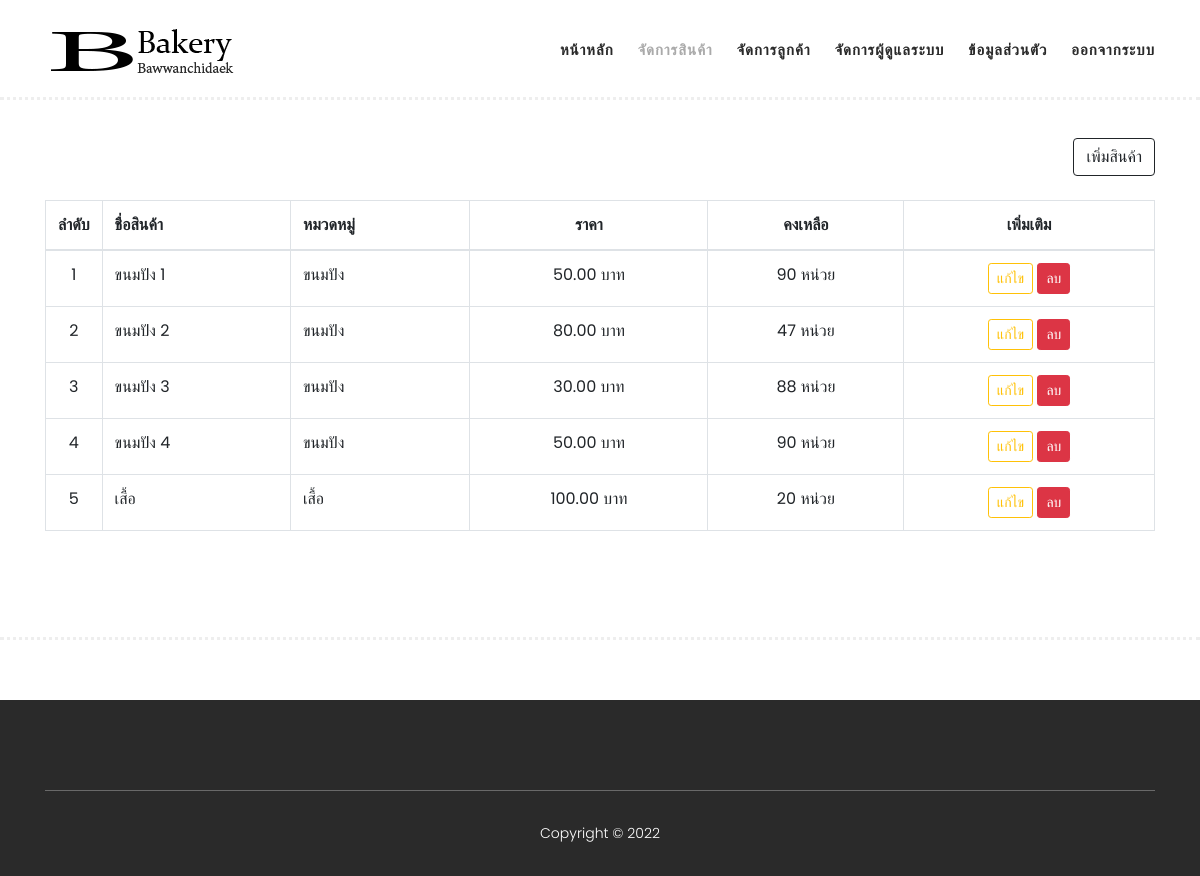
Screenshot of /ad-product.php (signed in) with the database file from the repository.
### tables this page shows
CREATE TABLE `tbl_products` (
  `PRO_ID` bigint(20) NOT NULL,
  `PRO_NAME` varchar(50) DEFAULT NULL,
  `PRO_PRICE` decimal(10,2) DEFAULT NULL,
  `PRO_STAMP` timestamp NOT NULL DEFAULT current_timestamp(),
  `PRO_DETAILS` text DEFAULT NULL,
  `PRO_PHOTO` varchar(100) DEFAULT NULL,
  `USER_ID` bigint(20) DEFAULT NULL,
  `PRO_DELETE` enum('1') DEFAULT NULL,
  `PRO_STATUS` enum('1','0') NOT NULL DEFAULT '1',
  `PRO_GROUP_NAME` varchar(50) DEFAULT NULL,
  `PRO_STOCK` int(11) NOT NULL DEFAULT 0
);

### ad-product.php (the view, shortened to what this page needs)
<?php include_once('./inc/inc-html.php') ?>
<!DOCTYPE html>
<html lang="th">
<head>
    <?php include_once('./inc/head.php') ?>
</head>
<body>
    <?php include_once('./inc/header.php') ?>
    <section class="section  mt-5" id="men">
        <div class="container">
            <div class="d-flex justify-content-between mb-4">
                <div class=""><button class="btn btn-md btn-outline-primary" data-toggle="modal"
                        data-target="#modal-add-product"> เพิ่มสินค้า </button></div>
            </div>
            <table class="table table-bordered table-show">
                <thead>
                    <tr>
                        <th style="width: 1%;">ลำดับ</th>
                        <th class="text-start">ชื่อสินค้า</th>
                        <th class="text-start">หมวดหมู่</th>
                        <th class="text-center">ราคา</th>
                        <th class="text-center">คงเหลือ</th>
                        <th class="text-center">เพิ่มเติม</th>
                    </tr>
                </thead>
                <tbody>
                    <?php
                    $query_all = $conn->query("SELECT * FROM `tbl_products` WHERE PRO_DELETE IS NULL;", MYSQLI_ASSOC)->fetch_all(MYSQLI_ASSOC);
                    ?>
                    <?php foreach ($query_all as $key => $item): ?>
                        <tr>
                            <td class="text-center" style="width: 1%;"><?= $key + 1; ?></td>
                            <td class="text-start"><?= $item['PRO_NAME']; ?></td>
                            <td class="text-start"><?= $item['PRO_GROUP_NAME']; ?></td>
                            <td class="text-center"><?= $item['PRO_PRICE']; ?> บาท</td>
                            <td class="text-center"><?= $item['PRO_STOCK']; ?> หน่วย</td>
                            <td class="text-center">
                                <button class="btn btn-sm btn-outline-warning" data-toggle="modal"
                                    data-target="#modal-edit-product-<?= $item['PRO_ID'] ?>"> แก้ไข </button>
                                <button class="btn btn-sm btn-danger" onclick="deleteProduct('<?= $item['PRO_ID'] ?>')">
                                    ลบ
                                </button>
                            </td>
                        </tr>
                    <?php endforeach ?>
                </tbody>
            </table>
        </div>
    </section>
    <?php include_once('./inc/footer.php'); ?>
</body>
</html>

### assets/css/templatemo-hexashop.css (style rules this page uses)
html, body, div, span, applet, object, iframe, h1, h2, h3, h4, h5, h6, p, blockquote, div pre, a, abbr, acronym, address, big, cite, code, del, dfn, em, font, img, ins, kbd, q, s, samp, small, strike, strong, sub, sup, tt, var, b, u, i, center, dl, dt, dd, ol, ul, li, figure, header, nav, section, article, aside, footer, figcaption { margin: 0; padding: 0; border: 0; outline: 0; }
header, nav, section, article, aside, footer, hgroup { display: block; }
* { box-sizing: border-box; }
html, body { font-family: 'Poppins', sans-serif; font-weight: 400; background-color: #fff; font-size: 16px; -ms-text-size-adjust: 100%; -webkit-font-smoothing: antialiased; -moz-osx-font-smoothing: grayscale; }
html, body { background: #fff; font-family: 'Poppins', sans-serif; }
#men { padding-top: 90px; padding-bottom: 90px; border-bottom: 3px dotted #eee; }

### inc/head.php (style rules this page uses)
.btn-outline-primary { color: #212529; border-color: #212529; }

### rows the page displays
tbl_products: PRO_NAME "ขนมปัง 1", PRO_GROUP_NAME "ขนมปัง", PRO_PRICE "50.00", PRO_STOCK "90"
tbl_products: PRO_NAME "ขนมปัง 2", PRO_GROUP_NAME "ขนมปัง", PRO_PRICE "80.00", PRO_STOCK "47"
tbl_products: PRO_NAME "ขนมปัง 3", PRO_GROUP_NAME "ขนมปัง", PRO_PRICE "30.00", PRO_STOCK "88"
tbl_products: PRO_NAME "ขนมปัง 4", PRO_GROUP_NAME "ขนมปัง", PRO_PRICE "50.00", PRO_STOCK "90"
tbl_products: PRO_NAME "เสื้อ", PRO_GROUP_NAME "เสื้อ", PRO_PRICE "100.00", PRO_STOCK "20"
